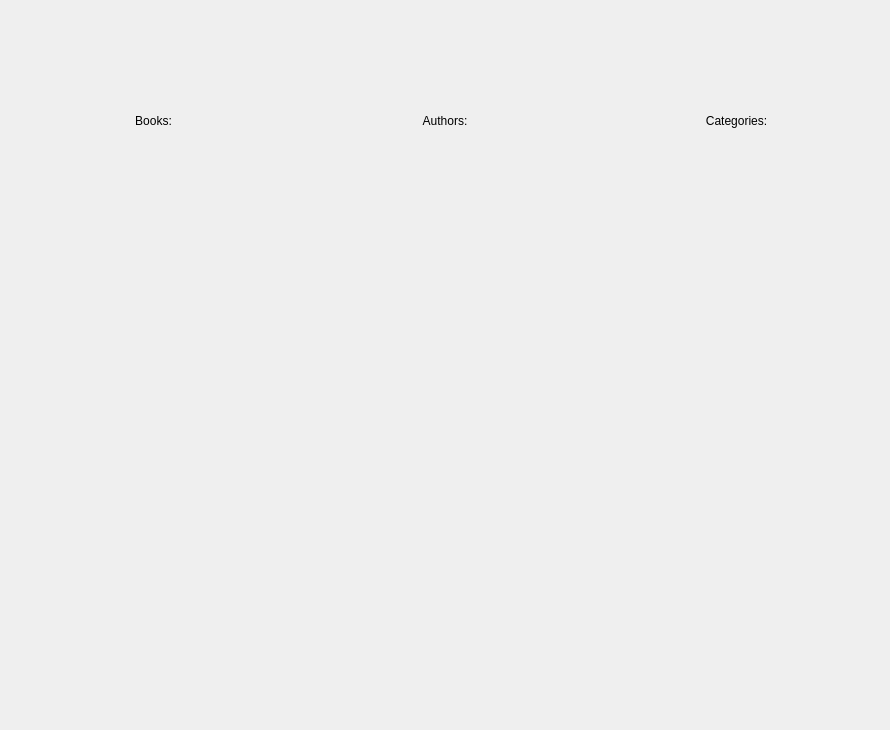
<?xml version="1.0" encoding="UTF-8"?>
<ui version="4.0">
 <class>statistics_window</class>
 <widget class="QWidget" name="statistics_window">
  <property name="geometry">
   <rect>
    <x>0</x>
    <y>0</y>
    <width>890</width>
    <height>730</height>
   </rect>
  </property>
  <property name="windowTitle">
   <string>Form</string>
  </property>
  <layout class="QVBoxLayout" name="verticalLayout">
   <item>
    <layout class="QGridLayout" name="gridLayout">
     <item row="0" column="2">
      <widget class="QLabel" name="categories_labes">
       <property name="text">
        <string>Categories:</string>
       </property>
       <property name="alignment">
        <set>Qt::AlignCenter</set>
       </property>
      </widget>
     </item>
     <item row="0" column="1">
      <widget class="QLabel" name="authors_label">
       <property name="text">
        <string>Authors:</string>
       </property>
       <property name="alignment">
        <set>Qt::AlignCenter</set>
       </property>
      </widget>
     </item>
     <item row="1" column="2">
      <widget class="QLabel" name="categories_counter_label">
       <property name="text">
        <string/>
       </property>
       <property name="alignment">
        <set>Qt::AlignCenter</set>
       </property>
      </widget>
     </item>
     <item row="1" column="0">
      <widget class="QLabel" name="books_counter_label">
       <property name="text">
        <string/>
       </property>
       <property name="alignment">
        <set>Qt::AlignCenter</set>
       </property>
      </widget>
     </item>
     <item row="1" column="1">
      <widget class="QLabel" name="authors_counter_label">
       <property name="text">
        <string/>
       </property>
       <property name="alignment">
        <set>Qt::AlignCenter</set>
       </property>
      </widget>
     </item>
     <item row="0" column="0">
      <widget class="QLabel" name="books_label">
       <property name="text">
        <string>Books:</string>
       </property>
       <property name="alignment">
        <set>Qt::AlignCenter</set>
       </property>
      </widget>
     </item>
     <item row="3" column="0" colspan="3">
      <layout class="QHBoxLayout" name="horizontalLayout">
       <item>
        <widget class="QWidget" name="pieChart_container" native="true"/>
       </item>
      </layout>
     </item>
     <item row="2" column="0" colspan="3">
      <spacer name="verticalSpacer">
       <property name="orientation">
        <enum>Qt::Vertical</enum>
       </property>
       <property name="sizeType">
        <enum>QSizePolicy::Preferred</enum>
       </property>
       <property name="sizeHint" stdset="0">
        <size>
         <width>20</width>
         <height>40</height>
        </size>
       </property>
      </spacer>
     </item>
    </layout>
   </item>
  </layout>
 </widget>
 <resources/>
 <connections/>
</ui>
